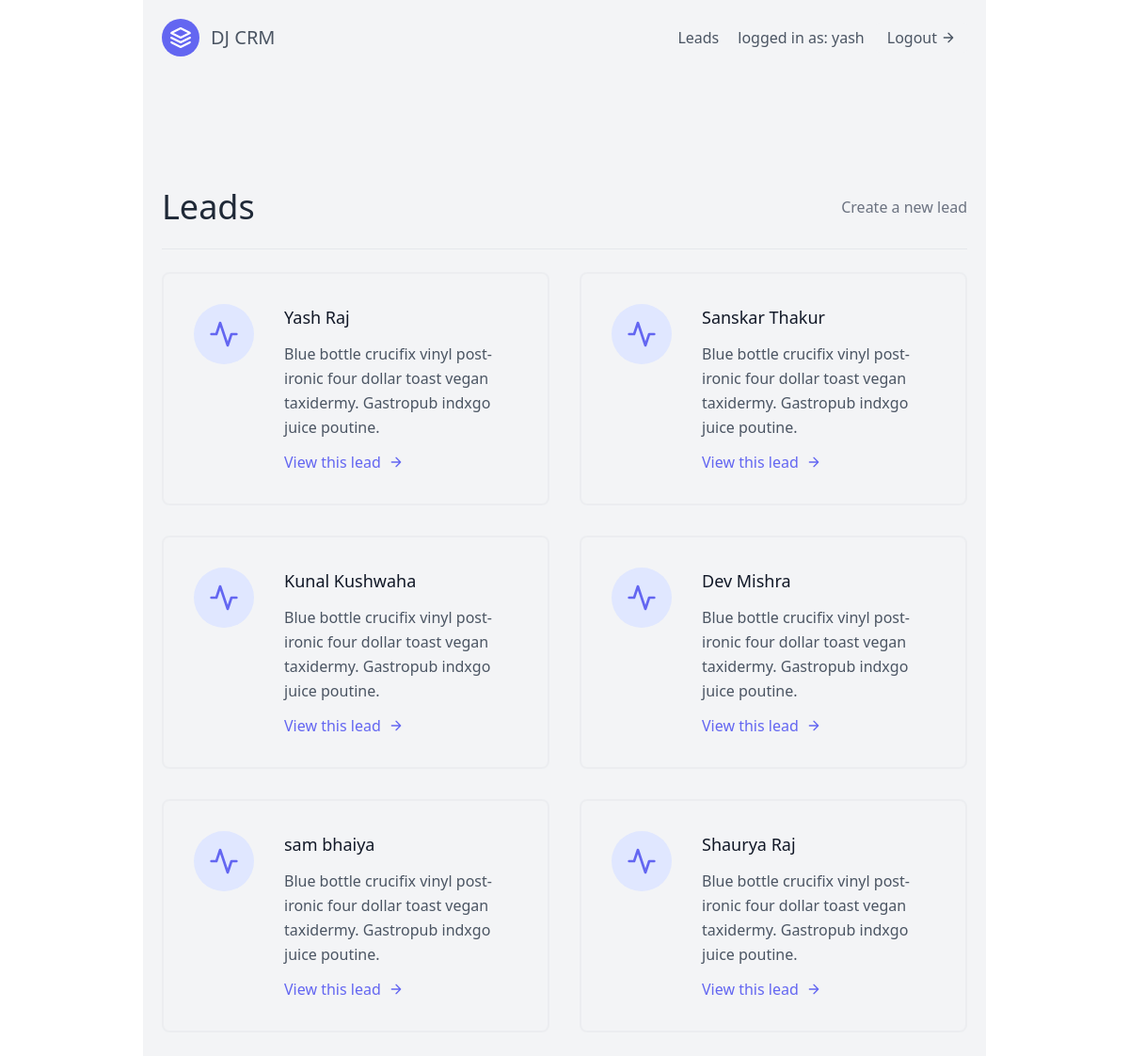
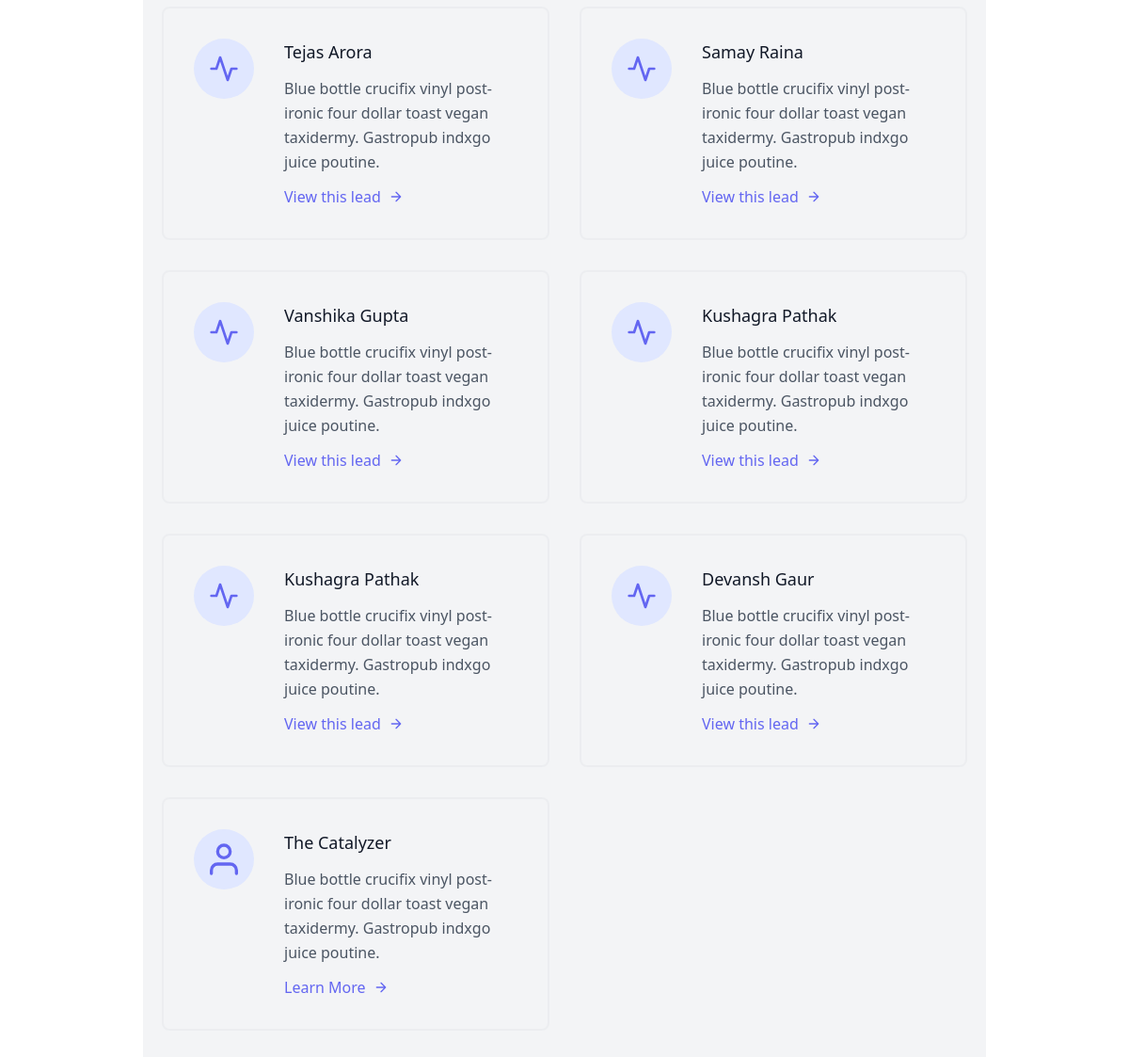
Screenshot of /leads/ (signed in) with the database file from the repository (2 pictures, top to bottom).
### leads/models.py (models this page shows, shortened)
class User(AbstractUser):
  pass

class lead(models.Model):
  first_name = models.CharField(max_length=20)
  last_name = models.CharField(max_length=20)
  age = models.IntegerField(default=0)
  agent = models.ForeignKey("Agent", on_delete=models.CASCADE)

### leads/views.py (the view)
# urls.py: path('', LeadListView.as_view(), name="lead-list"),
class LeadListView(ListView):
   template_name="leads/lead_list.html"
   queryset = lead.objects.all() #here in function we need to create dictionary context but queryset is a defualt  context with name object_name.

### leads/templates/leads/lead_list.html (shortened to what this page needs)
{% extends "base.html" %}
{% block content %}
<section class="text-gray-600 body-font">
  <div class="container px-5 py-24 mx-auto flex flex-wrap">
      <div class="w-full mb-6 py-6 flex justify-between items-center border-b border-gray-200">
        <div>
          <h1 class="text-4xl text-gray-800">Leads</h1>
        </div>
        <div>
          <a class="text-gray-500 hover:text-blue-500" href= "{% url 'leads:lead-create' %}"> Create a new lead </a>
        </div>
      </div>
    <div class="flex flex-wrap -m-4">
       {% for lead in object_list %}
      <div class="p-4 lg:w-1/2 md:w-full">
        <div class="flex border-2 rounded-lg border-gray-200 border-opacity-50 p-8 sm:flex-row flex-col">
          <div class="w-16 h-16 sm:mr-8 sm:mb-0 mb-4 inline-flex items-center justify-center rounded-full bg-indigo-100 text-indigo-500 flex-shrink-0">
            <svg fill="none" stroke="currentColor" stroke-linecap="round" stroke-linejoin="round" stroke-width="2" class="w-8 h-8" viewBox="0 0 24 24">
              <path d="M22 12h-4l-3 9L9 3l-3 9H2"></path>
            </svg>
          </div>
          <div class="flex-grow">
            <h2 class="text-gray-900 text-lg title-font font-medium mb-3">
            {{ lead.first_name }} {{ lead.last_name }}
            </h2>
            <p class="leading-relaxed text-base">
            Blue bottle crucifix vinyl post-ironic four dollar toast vegan taxidermy. Gastropub indxgo juice poutine.</p>
            <a href="{% url 'leads:lead-detail' lead.pk %}" class="mt-3 text-indigo-500 inline-flex items-center">
            View this lead
              <svg fill="none" stroke="currentColor" stroke-linecap="round" stroke-linejoin="round" stroke-width="2" class="w-4 h-4 ml-2" viewBox="0 0 24 24">
                <path d="M5 12h14M12 5l7 7-7 7"></path>
              </svg>
            </a>
          </div>
        </div>
      </div>
      {% endfor %}
      <div class="p-4 lg:w-1/2 md:w-full">
        <div class="flex border-2 rounded-lg border-gray-200 border-opacity-50 p-8 sm:flex-row flex-col">
          <div class="w-16 h-16 sm:mr-8 sm:mb-0 mb-4 inline-flex items-center justify-center rounded-full bg-indigo-100 text-indigo-500 flex-shrink-0">
            <svg fill="none" stroke="currentColor" stroke-linecap="round" stroke-linejoin="round" stroke-width="2" class="w-10 h-10" viewBox="0 0 24 24">
              <path d="M20 21v-2a4 4 0 00-4-4H8a4 4 0 00-4 4v2"></path>
              <circle cx="12" cy="7" r="4"></circle>
            </svg>
          </div>
          <div class="flex-grow">
            <h2 class="text-gray-900 text-lg title-font font-medium mb-3">The Catalyzer</h2>
            <p class="leading-relaxed text-base">Blue bottle crucifix vinyl post-ironic four dollar toast vegan taxidermy. Gastropub indxgo juice poutine.</p>
            <a class="mt-3 text-indigo-500 inline-flex items-center">Learn More
              <svg fill="none" stroke="currentColor" stroke-linecap="round" stroke-linejoin="round" stroke-width="2" class="w-4 h-4 ml-2" viewBox="0 0 24 24">
                <path d="M5 12h14M12 5l7 7-7 7"></path>
              </svg>
            </a>
          </div>
        </div>
      </div>
    </div>
  </div>
</section>
{% endblock content %}

### templates/navbar.html (shortened to what this page needs)
<header class="text-gray-600 body-font">
  <div class="container mx-auto flex flex-wrap p-5 flex-col md:flex-row items-center">
    <a class="flex title-font font-medium items-center text-gray-900 mb-4 md:mb-0">
      <svg xmlns="http://www.w3.org/2000/svg" fill="none" stroke="currentColor" stroke-linecap="round" stroke-linejoin="round" stroke-width="2" class="w-10 h-10 text-white p-2 bg-indigo-500 rounded-full" viewBox="0 0 24 24">
        <path d="M12 2L2 7l10 5 10-5-10-5zM2 17l10 5 10-5M2 12l10 5 10-5"></path>
      </svg>
      <a href = "/leads"
      <span class="ml-3 text-xl">DJ CRM</span>
    </a>
    <nav class="md:ml-auto flex flex-wrap items-center text-base justify-center">
      <a href = "{% url 'leads:lead-list' %}" class="mr-5 hover:text-gray-900">Leads</a>
    </nav>
    {% if request.user.is_authenticated %}
    logged in as: {{ request.user.username }}
      <a href='{% url 'logout' %}' class="ml-3 inline-flex items-center bg-gray-100 border-0 py-1 px-3 focus:outline-none hover:bg-gray-200 rounded text-base mt-4 md:mt-0">
      Logout
        <svg fill="none" stroke="currentColor" stroke-linecap="round" stroke-linejoin="round" stroke-width="2" class="w-4 h-4 ml-1" viewBox="0 0 24 24">
          <path d="M5 12h14M12 5l7 7-7 7"></path>
        </svg>
      </a>
    {% endif %}
  </div>
</header>

### rows the page displays
User: user.username "yash"
lead: first_name "Yash", last_name "Raj"
lead: first_name "Sanskar", last_name "Thakur"
lead: first_name "Kunal", last_name "Kushwaha"
lead: first_name "Dev", last_name "Mishra"
lead: first_name "sam", last_name "bhaiya"
lead: first_name "Shaurya", last_name "Raj"
lead: first_name "Tejas", last_name "Arora"
lead: first_name "Samay", last_name "Raina"
lead: first_name "Vanshika", last_name "Gupta"
lead: first_name "Kushagra", last_name "Pathak"
lead: first_name "Kushagra", last_name "Pathak"
lead: first_name "Devansh", last_name "Gaur"
